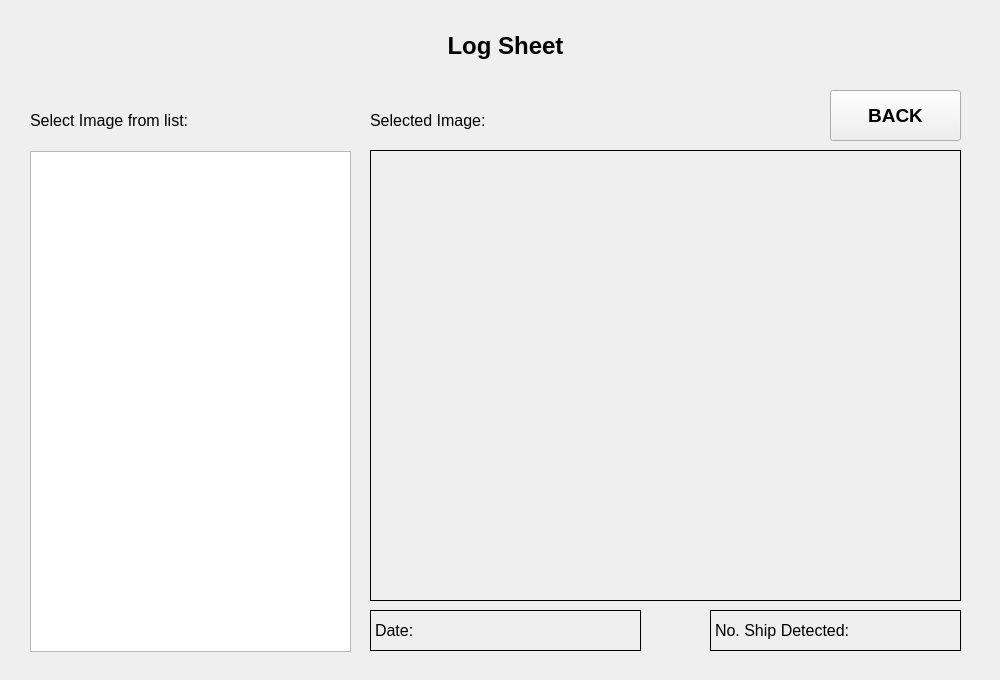
<?xml version="1.0" encoding="UTF-8"?>
<ui version="4.0">
 <class>MainWindow</class>
 <widget class="QMainWindow" name="MainWindow">
  <property name="geometry">
   <rect>
    <x>0</x>
    <y>0</y>
    <width>1000</width>
    <height>680</height>
   </rect>
  </property>
  <property name="windowTitle">
   <string>MainWindow</string>
  </property>
  <property name="styleSheet">
   <string notr="true"/>
  </property>
  <widget class="QWidget" name="centralwidget">
   <widget class="QLabel" name="title_label">
    <property name="geometry">
     <rect>
      <x>60</x>
      <y>20</y>
      <width>891</width>
      <height>51</height>
     </rect>
    </property>
    <property name="font">
     <font>
      <pointsize>18</pointsize>
      <weight>75</weight>
      <bold>true</bold>
     </font>
    </property>
    <property name="text">
     <string>Log Sheet</string>
    </property>
    <property name="alignment">
     <set>Qt::AlignCenter</set>
    </property>
   </widget>
   <widget class="QLabel" name="select_image_label">
    <property name="geometry">
     <rect>
      <x>30</x>
      <y>110</y>
      <width>241</width>
      <height>20</height>
     </rect>
    </property>
    <property name="font">
     <font>
      <pointsize>12</pointsize>
     </font>
    </property>
    <property name="text">
     <string>Select Image from list:</string>
    </property>
   </widget>
   <widget class="QLabel" name="selected_image_label">
    <property name="geometry">
     <rect>
      <x>370</x>
      <y>110</y>
      <width>241</width>
      <height>20</height>
     </rect>
    </property>
    <property name="font">
     <font>
      <pointsize>12</pointsize>
     </font>
    </property>
    <property name="text">
     <string>Selected Image:</string>
    </property>
   </widget>
   <widget class="QLabel" name="date_label">
    <property name="geometry">
     <rect>
      <x>370</x>
      <y>610</y>
      <width>271</width>
      <height>41</height>
     </rect>
    </property>
    <property name="font">
     <font>
      <pointsize>12</pointsize>
     </font>
    </property>
    <property name="frameShape">
     <enum>QFrame::Box</enum>
    </property>
    <property name="text">
     <string>Date: </string>
    </property>
   </widget>
   <widget class="QLabel" name="num_ship_label">
    <property name="geometry">
     <rect>
      <x>710</x>
      <y>610</y>
      <width>251</width>
      <height>41</height>
     </rect>
    </property>
    <property name="font">
     <font>
      <pointsize>12</pointsize>
     </font>
    </property>
    <property name="frameShape">
     <enum>QFrame::Box</enum>
    </property>
    <property name="text">
     <string>No. Ship Detected: </string>
    </property>
   </widget>
   <widget class="QLabel" name="image_placeholder">
    <property name="geometry">
     <rect>
      <x>370</x>
      <y>150</y>
      <width>591</width>
      <height>451</height>
     </rect>
    </property>
    <property name="frameShape">
     <enum>QFrame::Box</enum>
    </property>
    <property name="text">
     <string/>
    </property>
   </widget>
   <widget class="QPushButton" name="back_button">
    <property name="geometry">
     <rect>
      <x>830</x>
      <y>90</y>
      <width>131</width>
      <height>51</height>
     </rect>
    </property>
    <property name="font">
     <font>
      <pointsize>14</pointsize>
      <weight>75</weight>
      <bold>true</bold>
     </font>
    </property>
    <property name="styleSheet">
     <string notr="true">b</string>
    </property>
    <property name="text">
     <string>BACK</string>
    </property>
   </widget>
   <widget class="QListWidget" name="image_list_widget">
    <property name="geometry">
     <rect>
      <x>30</x>
      <y>151</y>
      <width>321</width>
      <height>501</height>
     </rect>
    </property>
   </widget>
  </widget>
 </widget>
 <resources/>
 <connections/>
</ui>
